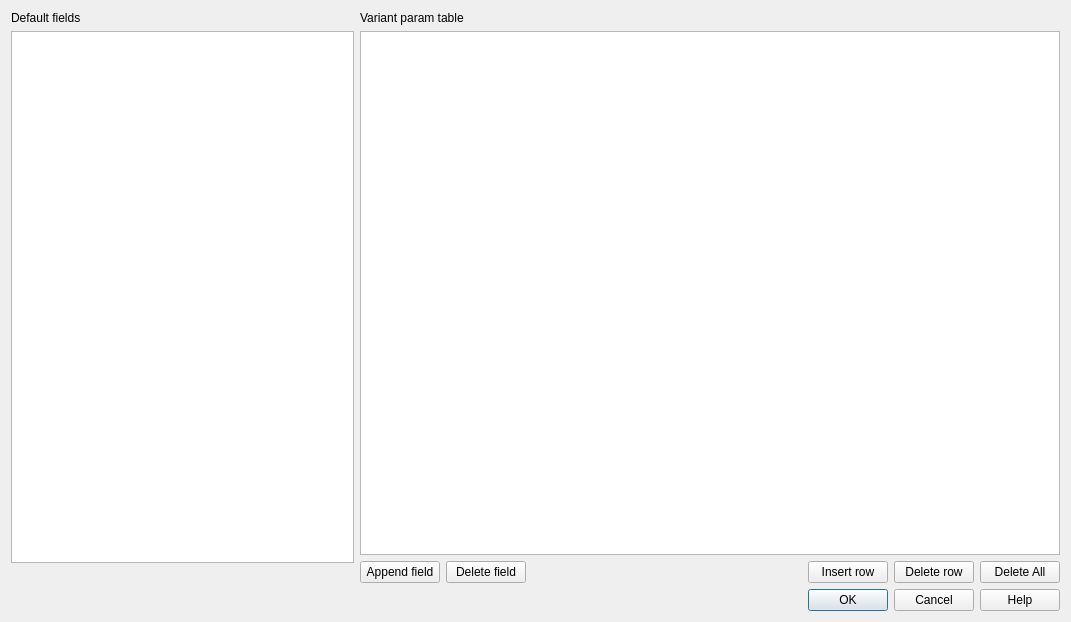
<?xml version="1.0" encoding="UTF-8"?>
<ui version="4.0">
 <class>SdDVariantTable</class>
 <widget class="QDialog" name="SdDVariantTable">
  <property name="geometry">
   <rect>
    <x>0</x>
    <y>0</y>
    <width>1071</width>
    <height>622</height>
   </rect>
  </property>
  <property name="windowTitle">
   <string>Dialog</string>
  </property>
  <layout class="QVBoxLayout" name="verticalLayout_3">
   <item>
    <layout class="QHBoxLayout" name="horizontalLayout_3">
     <item>
      <layout class="QVBoxLayout" name="verticalLayout">
       <item>
        <widget class="QLabel" name="label">
         <property name="text">
          <string>Default fields</string>
         </property>
        </widget>
       </item>
       <item>
        <widget class="QTableWidget" name="mDefFields"/>
       </item>
       <item>
        <layout class="QHBoxLayout" name="horizontalLayout_2">
         <item>
          <spacer name="horizontalSpacer_2">
           <property name="orientation">
            <enum>Qt::Horizontal</enum>
           </property>
           <property name="sizeHint" stdset="0">
            <size>
             <width>40</width>
             <height>20</height>
            </size>
           </property>
          </spacer>
         </item>
        </layout>
       </item>
      </layout>
     </item>
     <item>
      <layout class="QVBoxLayout" name="verticalLayout_2">
       <item>
        <widget class="QLabel" name="label_2">
         <property name="text">
          <string>Variant param table</string>
         </property>
        </widget>
       </item>
       <item>
        <widget class="QTableWidget" name="mVariantTable">
         <property name="minimumSize">
          <size>
           <width>700</width>
           <height>0</height>
          </size>
         </property>
        </widget>
       </item>
       <item>
        <layout class="QHBoxLayout" name="horizontalLayout">
         <item>
          <widget class="QPushButton" name="mVariantAppendField">
           <property name="text">
            <string>Append field</string>
           </property>
          </widget>
         </item>
         <item>
          <widget class="QPushButton" name="mVariantFieldDelete">
           <property name="text">
            <string>Delete field</string>
           </property>
          </widget>
         </item>
         <item>
          <spacer name="horizontalSpacer">
           <property name="orientation">
            <enum>Qt::Horizontal</enum>
           </property>
           <property name="sizeHint" stdset="0">
            <size>
             <width>40</width>
             <height>20</height>
            </size>
           </property>
          </spacer>
         </item>
         <item>
          <widget class="QPushButton" name="mRowInsert">
           <property name="text">
            <string>Insert row</string>
           </property>
          </widget>
         </item>
         <item>
          <widget class="QPushButton" name="mRowDelete">
           <property name="text">
            <string>Delete row</string>
           </property>
          </widget>
         </item>
         <item>
          <widget class="QPushButton" name="mRowDeleteAll">
           <property name="text">
            <string>Delete All</string>
           </property>
          </widget>
         </item>
        </layout>
       </item>
      </layout>
     </item>
    </layout>
   </item>
   <item>
    <widget class="QDialogButtonBox" name="buttonBox">
     <property name="orientation">
      <enum>Qt::Horizontal</enum>
     </property>
     <property name="standardButtons">
      <set>QDialogButtonBox::Cancel|QDialogButtonBox::Help|QDialogButtonBox::Ok</set>
     </property>
    </widget>
   </item>
  </layout>
 </widget>
 <resources/>
 <connections>
  <connection>
   <sender>buttonBox</sender>
   <signal>accepted()</signal>
   <receiver>SdDVariantTable</receiver>
   <slot>accept()</slot>
   <hints>
    <hint type="sourcelabel">
     <x>248</x>
     <y>254</y>
    </hint>
    <hint type="destinationlabel">
     <x>157</x>
     <y>274</y>
    </hint>
   </hints>
  </connection>
  <connection>
   <sender>buttonBox</sender>
   <signal>rejected()</signal>
   <receiver>SdDVariantTable</receiver>
   <slot>reject()</slot>
   <hints>
    <hint type="sourcelabel">
     <x>316</x>
     <y>260</y>
    </hint>
    <hint type="destinationlabel">
     <x>286</x>
     <y>274</y>
    </hint>
   </hints>
  </connection>
 </connections>
</ui>
